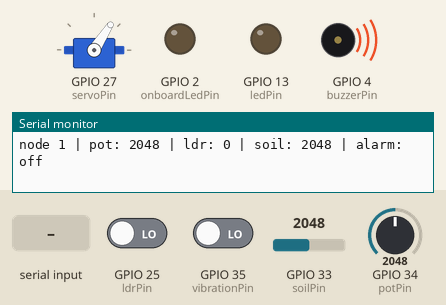
Bench run of a sketch on a simulated ESP32. On the bench: servo, output pins drawn as LEDs (lit = HIGH), buzzer (waves = sounding, pin HIGH), the last lines printed to the serial monitor. The test bench sets the inputs (shaded band); at power-on: GPIO 34 (potPin) = 2048, GPIO 25 (ldrPin) LOW, GPIO 33 (soilPin) = 2048, GPIO 35 (vibrationPin) LOW. Servo pulses on a pin are drawn as a servo (544–2400 µs = 0–180°).

Above: at 1.7 s.
1.8 s: GPIO 34 (potPin) set to 2507
4.8 s: GPIO 34 (potPin) set to 2564
At 6.2 s:
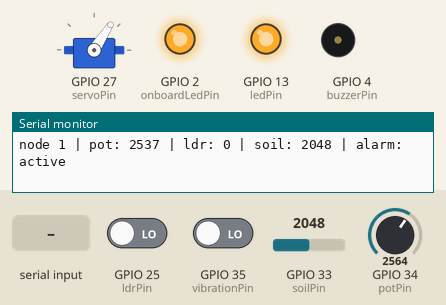
6.8 s: GPIO 25 (ldrPin) driven HIGH
At 7.6 s:
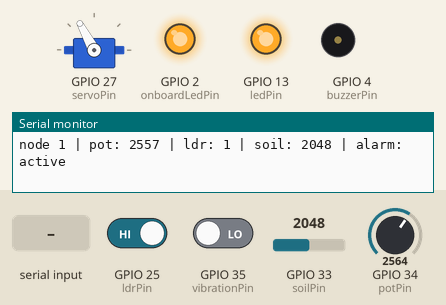
8.4 s: "90,45\n" received over Serial
At 9.8 s:
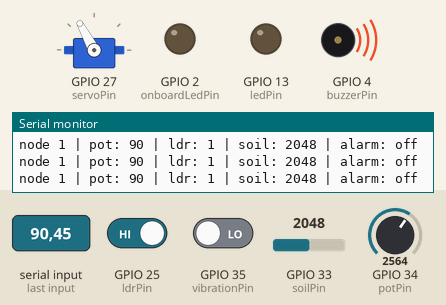
10.1 s: "auto\n" received over Serial
At 11.4 s:
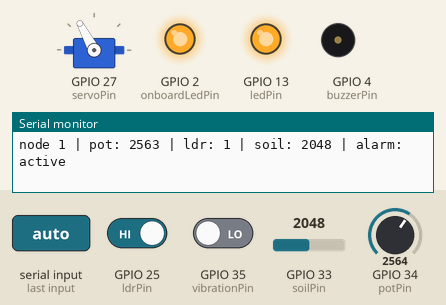
11.7 s: "30,150\n" received over Serial
At 12.7 s:
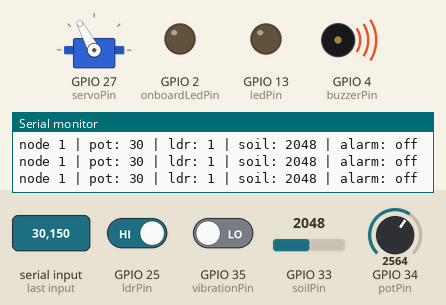
Timing chart, 0 to 14.4 s (numbered marks = the images above; inputs shaded):
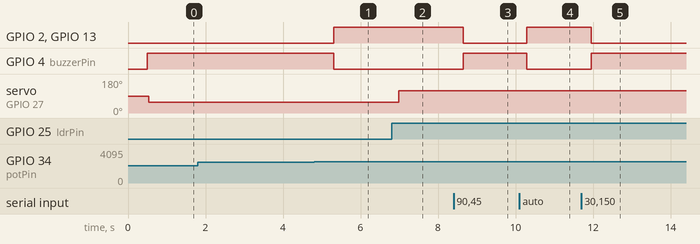

Measured:
- the behaviour switches between 2533 and 2534 on GPIO 34 (potPin) (found by bisection; images 0 and 1)
- after the input at 4.8 s, GPIO 2 (onboardLedPin), GPIO 13 (ledPin): LOW → HIGH after 0.51 s instead of 1.5 s; GPIO 4 (buzzerPin): HIGH → LOW after 0.51 s instead of 1.5 s
- after the input at 6.8 s, servo on GPIO 27 (servoPin): 57° → 118° after 0.18 s
- after the input at 8.4 s, GPIO 2 (onboardLedPin), GPIO 13 (ledPin): HIGH → LOW after 0.25 s; GPIO 4 (buzzerPin): LOW → HIGH after 0.25 s
- after the input at 10.1 s, GPIO 2 (onboardLedPin), GPIO 13 (ledPin): LOW → HIGH after 0.19 s; GPIO 4 (buzzerPin): HIGH → LOW after 0.19 s
- after the input at 11.7 s, GPIO 2 (onboardLedPin), GPIO 13 (ledPin): HIGH → LOW after 0.25 s; GPIO 4 (buzzerPin): LOW → HIGH after 0.25 s

The sketch:

Node_1.ino
```cpp
#include <Arduino.h>
#include <WiFi.h>
#include <esp_now.h>
#include <esp_wifi.h>

void setup();
void loop();

const uint8_t NODE_ID = 1;

uint8_t broadcastAddress[] = {
  0xFF, 0xFF, 0xFF, 0xFF, 0xFF, 0xFF
};

typedef struct __attribute__((packed)) {
  uint8_t nodeId;
  uint16_t potValue;
  uint8_t vibrationValue;
  uint16_t lightValue;
  uint16_t soilValue;
  float acceleration;
  float pitch;
  float roll;
  uint16_t batteryMv;
  uint8_t signalCount;
  uint8_t abnormal;
} NodeDataPacket;

const int potPin       = 34;
const int vibrationPin = 35;
const int ldrPin       = 25;
const int soilPin      = 33;
const int batteryPin   = 36;

const int ledPin        = 13;
const int onboardLedPin = 2;
const int buzzerPin     = 4;
const int servoPin      = 27;

const int POT_THRESHOLD = 2500;
const int SOIL_THRESHOLD = 2500;
const float ACCELERATION_THRESHOLD = 12.0;

int currentSolarAngle = -1;

bool useManualSerialPot = false;
int manualPotValue = 500;

void checkSerialInput() {
  if (Serial.available() > 0) {
    String input = Serial.readStringUntil('\n');
    input.trim();

    if (input.equalsIgnoreCase("auto")) {
      useManualSerialPot = false;
      Serial.println("mode: physical potentiometer knob");
    } else {
      int val = input.toInt();
      if (val >= 0 && val <= 4095) {
        useManualSerialPot = true;
        manualPotValue = val;
        Serial.printf("manual override: set potentiometer to %d / 4095\n", manualPotValue);
      }
    }
  }
}

int readAnalogSmoothed(int pin, int samples = 32) {
  long sum = 0;
  for (int i = 0; i < samples; i++) {
    sum += analogRead(pin);
    delayMicroseconds(50);
  }
  return sum / samples;
}

float filteredPot = -1.0;

int getFilteredPotValue(int pin) {
  int raw = readAnalogSmoothed(pin, 32);
  if (filteredPot < 0) {
    filteredPot = raw;
  } else {
    filteredPot = (0.2f * raw) + (0.8f * filteredPot);
  }
  return (int)filteredPot;
}

// Hardware LEDC PWM Servo Driver (50Hz standard servo control)
const int SERVO_PWM_CHANNEL = 4;
const int SERVO_PWM_FREQ = 50;
const int SERVO_PWM_RES = 16; // 16-bit resolution (0-65535, ~20ms period)

void initServoPWM(int pin) {
#if ESP_IDF_VERSION >= ESP_IDF_VERSION_VAL(5, 0, 0)
  ledcAttach(pin, SERVO_PWM_FREQ, SERVO_PWM_RES);
#else
  ledcSetup(SERVO_PWM_CHANNEL, SERVO_PWM_FREQ, SERVO_PWM_RES);
  ledcAttachPin(pin, SERVO_PWM_CHANNEL);
#endif
}

void moveServoAngle(int pin, int targetAngle) {
  int angle = constrain(targetAngle, 0, 180);
  // Standard servo pulse: 500us (0 deg) to 2400us (180 deg) in a 20000us (20ms) cycle
  // 16-bit resolution: (pulseUs / 20000) * 65535
  int pulseUs = map(angle, 0, 180, 500, 2400);
  uint32_t duty = (uint32_t)(((uint64_t)pulseUs * 65535ULL) / 20000ULL);

#if ESP_IDF_VERSION >= ESP_IDF_VERSION_VAL(5, 0, 0)
  ledcWrite(pin, duty);
#else
  ledcWrite(SERVO_PWM_CHANNEL, duty);
#endif
}

void adjustSolarPanelAngle(int lightLevel) {
  int targetAngle = (lightLevel == HIGH) ? 120 : 60;
  targetAngle = constrain(targetAngle, 0, 180);

  if (currentSolarAngle == targetAngle)
    return;

  moveServoAngle(servoPin, targetAngle);
  currentSolarAngle = targetAngle;
}

void onDataSent(const uint8_t *mac_addr, esp_now_send_status_t status) {
}

// buzzer control (inverted for 5v direct drive - LOW turns ON, HIGH turns OFF)
void soundAlarmBuzzer(bool enable) {
  digitalWrite(buzzerPin, enable ? LOW : HIGH);
}

void setup() {
  Serial.begin(115200);
  delay(500);

  Serial.printf("sensor node %d online\n", NODE_ID);

  pinMode(potPin, INPUT);
  pinMode(vibrationPin, INPUT_PULLDOWN);
  pinMode(ldrPin, INPUT);
  pinMode(ledPin, OUTPUT);
  pinMode(onboardLedPin, OUTPUT);

  pinMode(buzzerPin, OUTPUT);
  digitalWrite(buzzerPin, HIGH); // Start silent (HIGH)

  initServoPWM(servoPin);
  moveServoAngle(servoPin, 90);
  currentSolarAngle = 90;

  WiFi.mode(WIFI_STA);
  WiFi.disconnect();
  esp_wifi_set_channel(1, WIFI_SECOND_CHAN_NONE);

  if (esp_now_init() == ESP_OK) {
    esp_now_register_send_cb((esp_now_send_cb_t)onDataSent);

    esp_now_peer_info_t peerInfo;
    memset(&peerInfo, 0, sizeof(peerInfo));
    memcpy(peerInfo.peer_addr, broadcastAddress, 6);
    peerInfo.channel = 1;
    peerInfo.encrypt = false;

    esp_now_add_peer(&peerInfo);
  }
}

void loop() {
  checkSerialInput();

  int potValue = useManualSerialPot ? manualPotValue : getFilteredPotValue(potPin);

  int restingState = digitalRead(vibrationPin);
  int vibrationValue = 0;
  for (int i = 0; i < 15; i++) {
    if (digitalRead(vibrationPin) != restingState) {
      vibrationValue = 1;
      break;
    }
    delay(2);
  }

  int lightValue = digitalRead(ldrPin);
  int soilValue = readAnalogSmoothed(soilPin, 16);

  adjustSolarPanelAngle(lightValue);

  bool potTriggered = (potValue >= POT_THRESHOLD);

  if (potTriggered) {
    soundAlarmBuzzer(true);
    digitalWrite(onboardLedPin, HIGH);
    digitalWrite(ledPin, HIGH);
  } else {
    soundAlarmBuzzer(false);
    digitalWrite(onboardLedPin, LOW);
    digitalWrite(ledPin, LOW);
  }

  NodeDataPacket packet;
  packet.nodeId         = NODE_ID;
  packet.potValue       = (uint16_t)potValue;
  packet.vibrationValue = (uint8_t)vibrationValue;
  packet.lightValue     = (uint16_t)(lightValue == HIGH ? 4095 : 100);
  packet.soilValue      = (uint16_t)soilValue;
  packet.acceleration   = 9.81f;
  packet.pitch          = 0.0f;
  packet.roll           = 0.0f;
  packet.batteryMv      = 3700;
  packet.signalCount    = potTriggered ? 1 : 0;
  packet.abnormal       = potTriggered ? 1 : 0;

  esp_now_send(broadcastAddress, (uint8_t *)&packet, sizeof(packet));

  Serial.printf("node %d | pot: %d | ldr: %d | soil: %d | alarm: %s\n",
                NODE_ID, potValue, lightValue, soilValue, potTriggered ? "active" : "off");

  delay(200);
}
```
